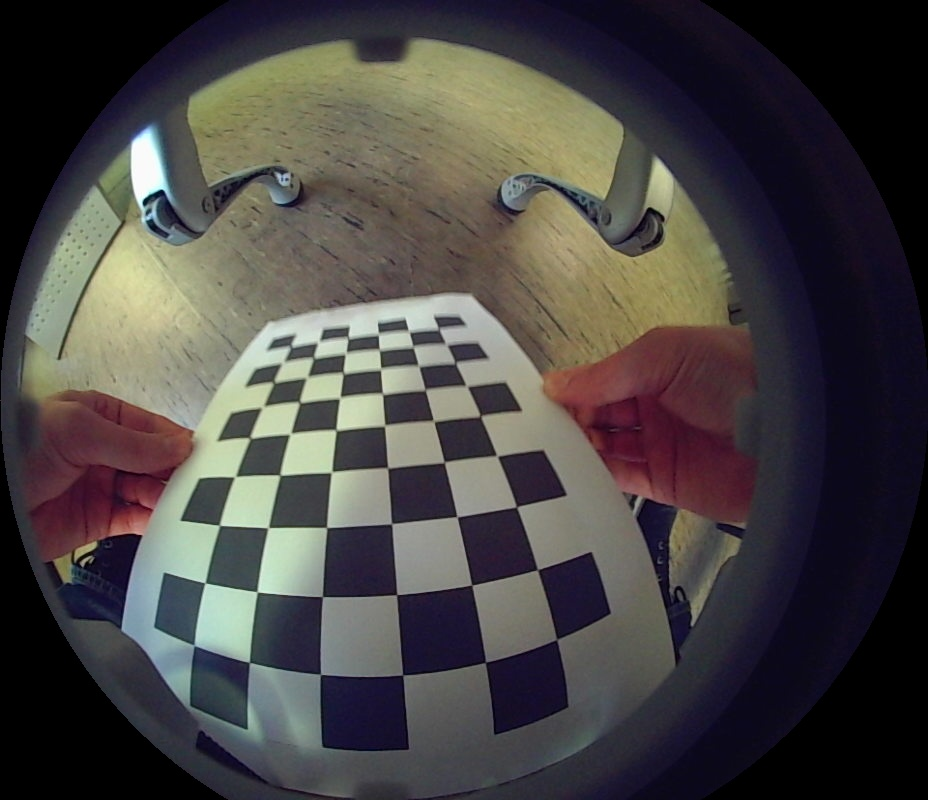
#> input picture fisheye_calibration/05_59_46_858.jpg, 928 x 800 px; its folder holds 4 pictures in this run
$ python undisort.py   (older library calls are emulated)
#> lines starting #> are read from the running program, lines starting #| are printed output that depends on the picture
import glob
import sys
import os
import numpy as np
import cv2
assert cv2.__version__[
    0] >= '3', 'The fisheye module requires opencv version >= 3.0.0'


# [17 lines of commented-out code are left out]

DIM = (928, 800)
K = np.array([[245.3350690661852, 0.0, 388.7927615625203], [
             0.0, 253.3727062852535, 422.3413346440912], [0.0, 0.0, 1.0]])
D = np.array([[0.1151627542735223], [-0.06162285822482732],
             [0.0210637688141392], [-0.005514290367529182]])


def undistort(img_path):
#> called with img_path = 'fisheye_calibration/05_59_46_858.jpg'
    img = cv2.imread(img_path)
#> img is the input picture: shape (800, 928, 3); mean B, G, R 67.7, 69, 72.4
    h, w = img.shape[:2]
#> h = 800; w = 928
    map1, map2 = cv2.fisheye.initUndistortRectifyMap(
        K, D, np.eye(3), K, DIM, cv2.CV_16SC2)
    undistorted_img = cv2.remap(
        img, map1, map2, interpolation=cv2.INTER_LINEAR, borderMode=cv2.BORDER_CONSTANT)
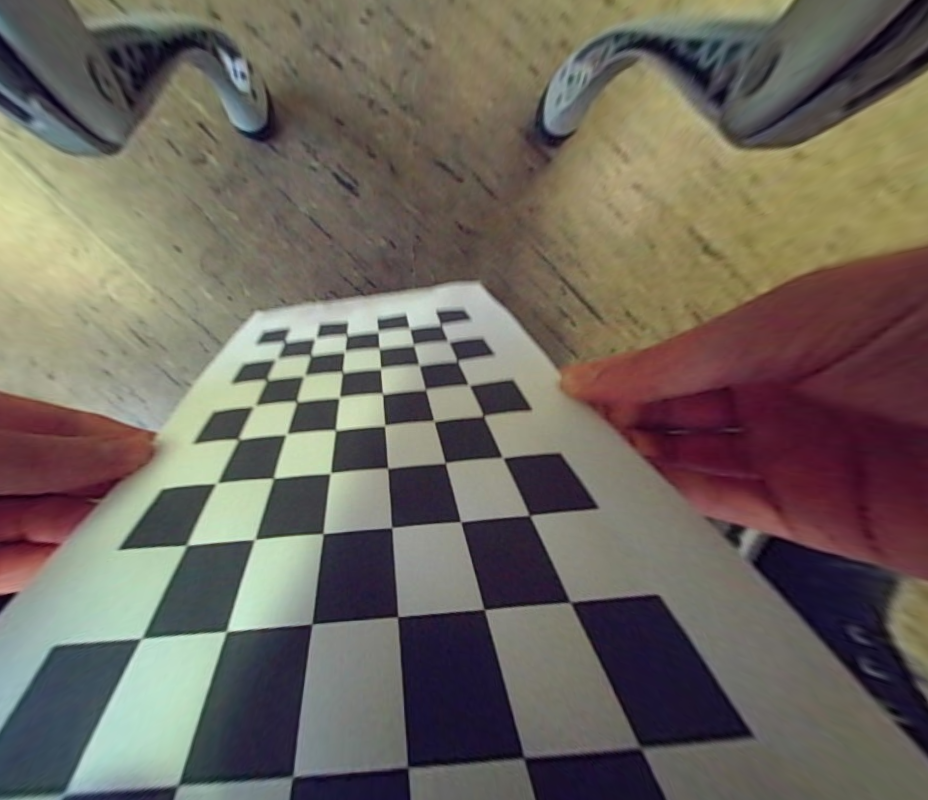
#> undistorted_img: shape (800, 928, 3); mean B, G, R 94.3, 102.8, 109.9

    cv2.imshow("normal", img)
    cv2.imshow("undistorted", undistorted_img)
    cv2.waitKey(0)
    cv2.destroyAllWindows()


def balanced_undistort(img_path, balance=0.0, dim2=None, dim3=None):
    img = cv2.imread(img_path)
    # dim1 is the dimension of input image to un-distort
    dim1 = img.shape[:2][::-1]

    assert dim1[0]/dim1[1] == DIM[0] / \
        DIM[1], "Image to undistort needs to have same aspect ratio as the ones used in calibration"
    if not dim2:
        dim2 = dim1

    if not dim3:
        dim3 = dim1

    # The values of K is to scale with image dimension.
    scaled_K = K * dim1[0] / DIM[0]
    scaled_K[2][2] = 1.0  # Except that K[2][2] is always 1.0

    # This is how scaled_K, dim2 and balance are used to determine the final K used to un-distort image. OpenCV document failed to make this clear!
    new_K = cv2.fisheye.estimateNewCameraMatrixForUndistortRectify(
        scaled_K, D, dim2, np.eye(3), balance=balance)

    map1, map2 = cv2.fisheye.initUndistortRectifyMap(
        scaled_K, D, np.eye(3), new_K, dim3, cv2.CV_16SC2)

    undistorted_img = cv2.remap(
        img, map1, map2, interpolation=cv2.INTER_LINEAR, borderMode=cv2.BORDER_CONSTANT)

    cv2.imshow("normal", img)
    cv2.imshow("undistorted", undistorted_img)
    cv2.waitKey(0)
    cv2.destroyAllWindows()


if __name__ == '__main__':
    images = glob.glob('./fisheye_calibration/*.jpg')

    for fname in images:
        undistort(fname)
#> pass 2 of the loop `for fname in images:`:
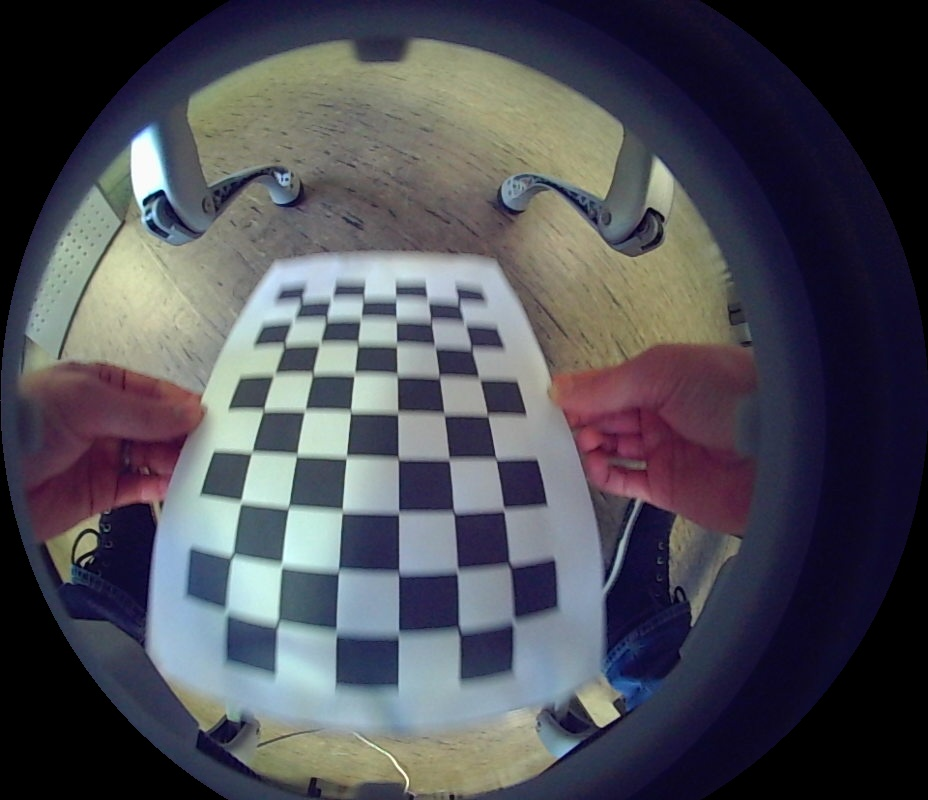
#> input picture fisheye_calibration/05_59_47_563.jpg, 928 x 800 px
#> in undistort, img is the input picture: shape (800, 928, 3); mean B, G, R 86, 78, 77.4
#> in undistort (call 2), `undistorted_img = cv2.remap( img, map1, map2, interpolation=cv2.INTER_..`:
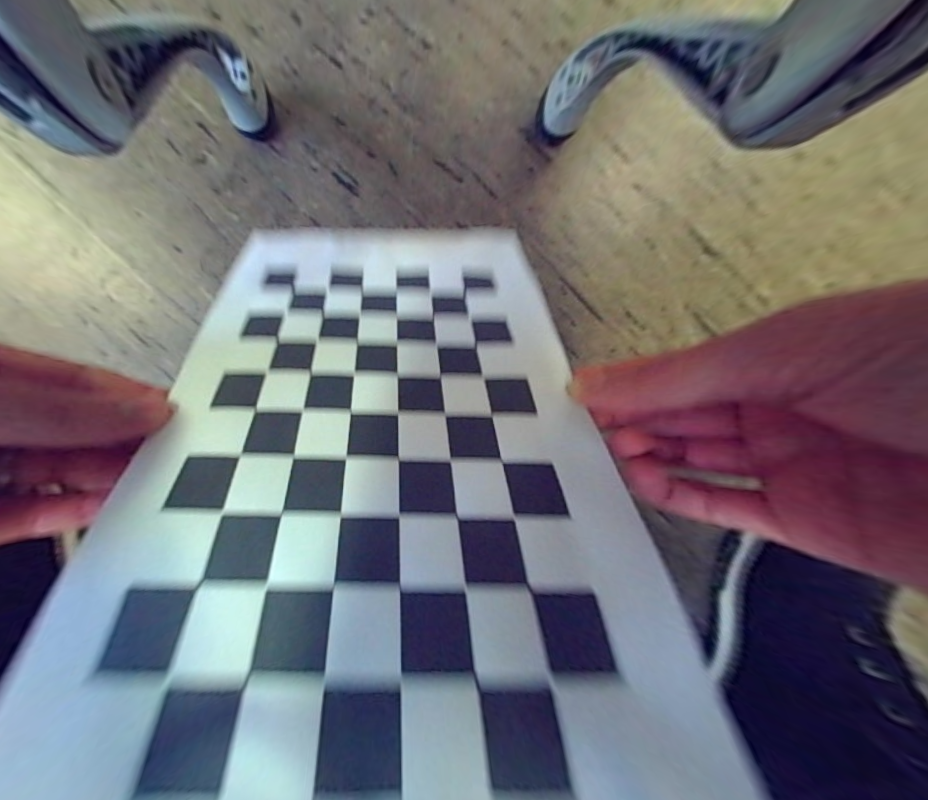
#> undistorted_img: shape (800, 928, 3); mean B, G, R 117.8, 111.6, 112.7
#> pass 3 of the loop `for fname in images:`:
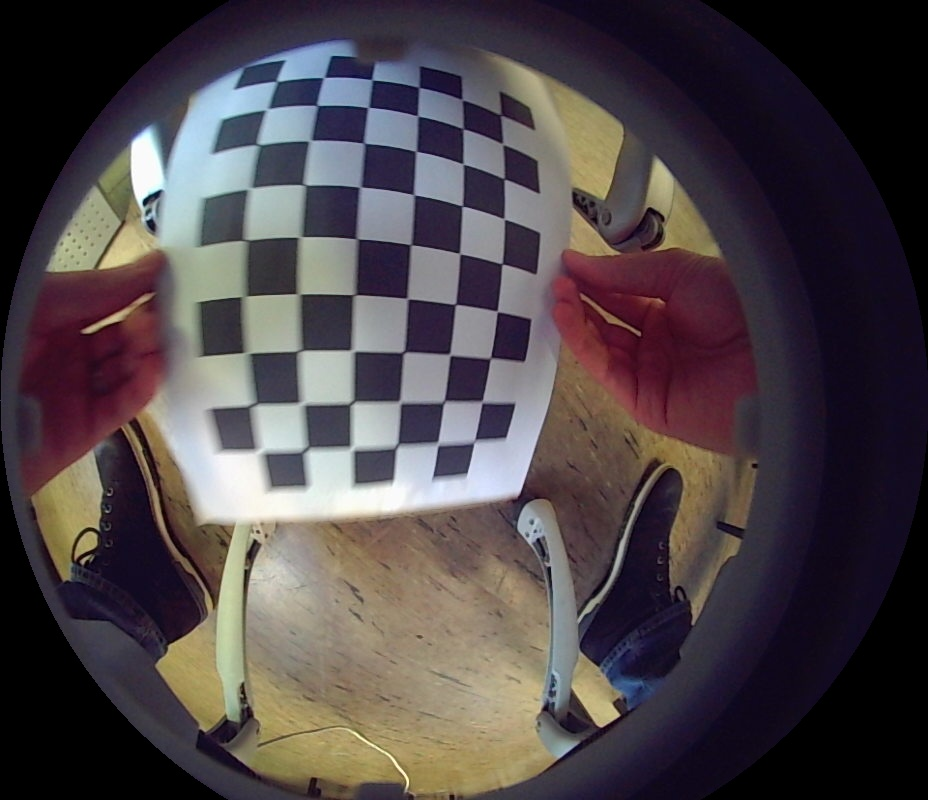
#> input picture fisheye_calibration/05_59_49_666.jpg, 928 x 800 px
#> in undistort, img is the input picture: shape (800, 928, 3); mean B, G, R 72.1, 68.9, 77.2
#> in undistort (call 3), `undistorted_img = cv2.remap( img, map1, map2, interpolation=cv2.INTER_..`:
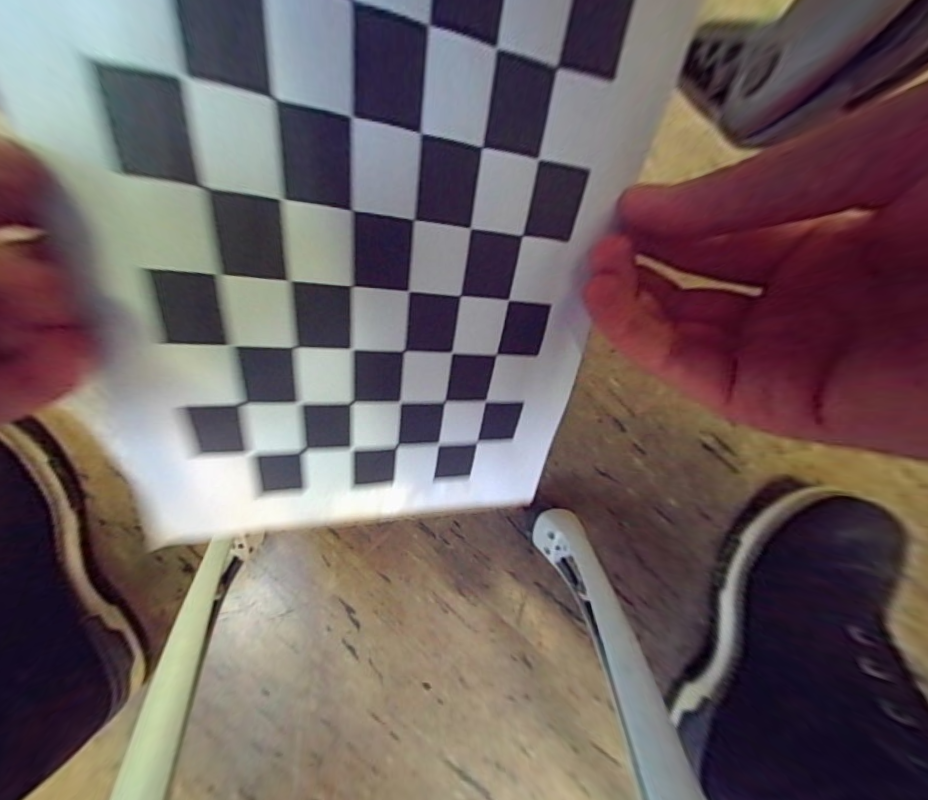
#> undistorted_img: shape (800, 928, 3); mean B, G, R 96.5, 95.7, 109
#> the loop made 4 passes; the first 3 are shown
        # balanced_undistort(fname, balance=0)
        # break
